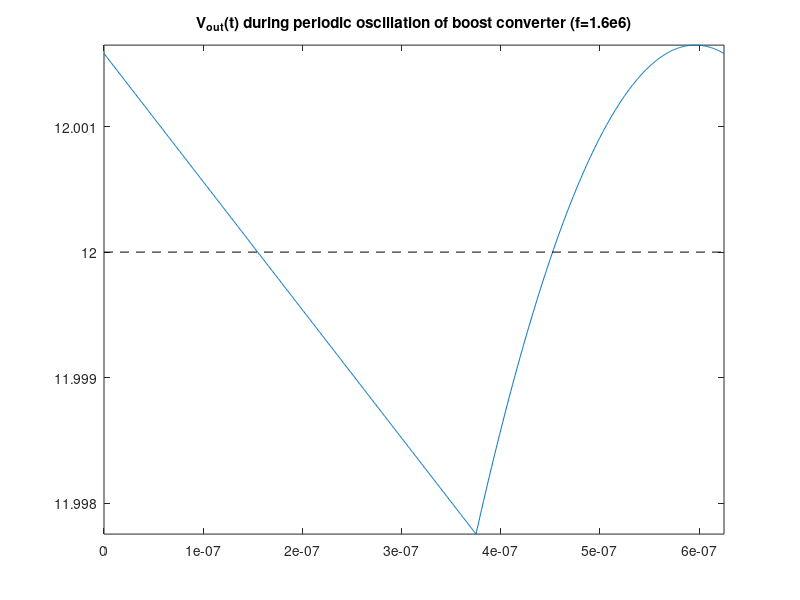
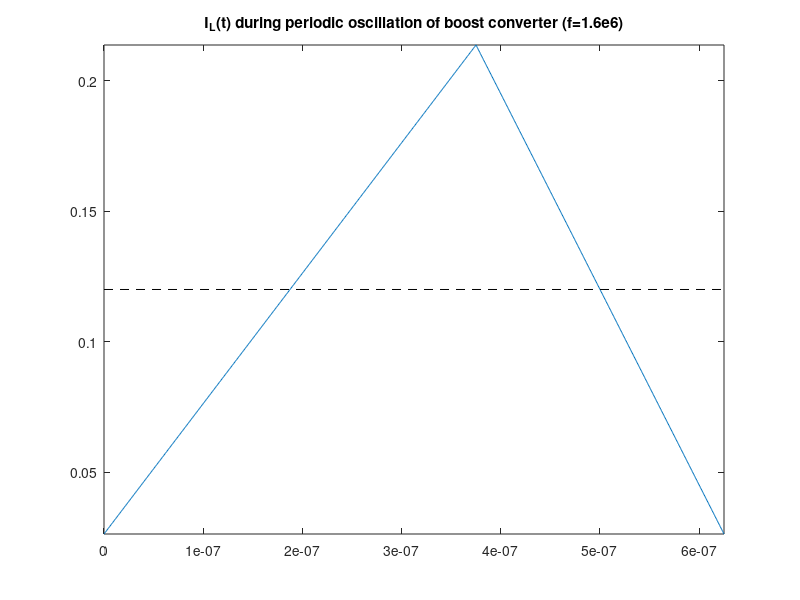
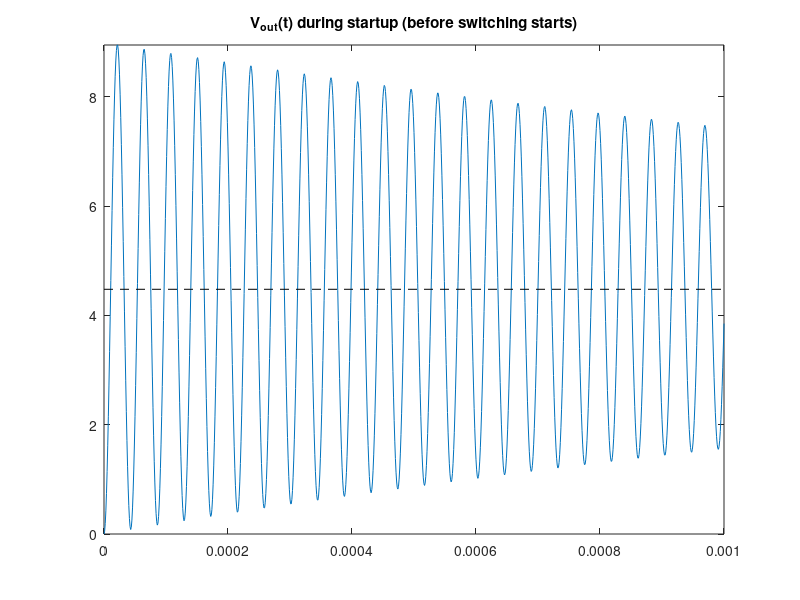
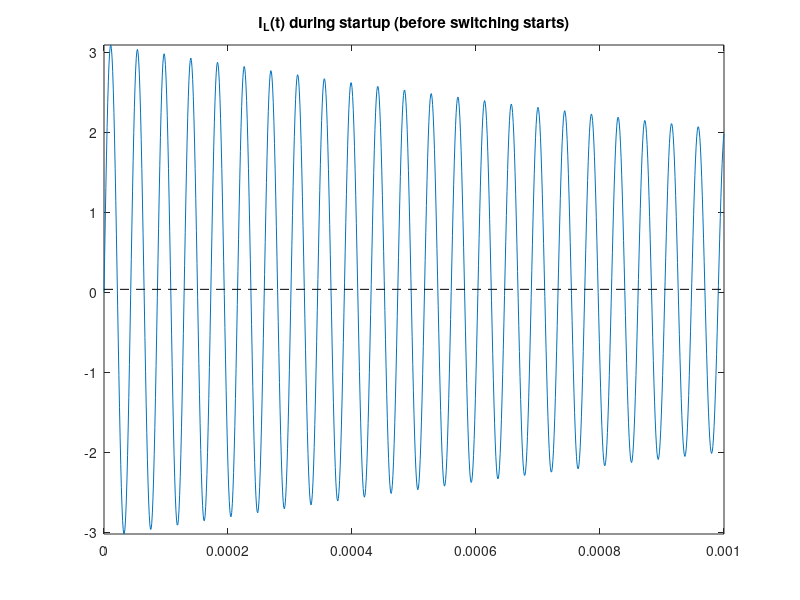

Reproduce these figures in MATLAB, in order.
% script RR_Boost
% Solves the basic equations of a boost converter.
% Renaissance Robotics codebase, Chapter 10, https://github.com/tbewley/RR
% Copyright 2023 by Thomas Bewley, distributed under Modified BSD License.

% Solve for the initial conditions of the periodic cycle.  Note that problem is linear!
clear; Vs=5; Vd=0.5; L=10e-6; C=4.7e-6; R=250; f=1.6e6; D=0.600016
sigma=1/(2*R*C); omega_n=1/sqrt(L*C); zeta=sigma/omega_n; omega_d=omega_n*sqrt(1-zeta^2);
v0=Vs-Vd; hA=D/f; hB=(1-D)/f; c1=cos(omega_d*hB); s1=sin(omega_d*hB);
A0=[1/R-C*sigma C*omega_d;-C*omega_d 1/R-C*sigma];
A1=[exp(-hA/(R*C)) 0; 0 1];                      b1=[0; Vs*hA/L];
A2=-([1 0;0 0]+[0 0;1 0]*A0);                    b2=[v0; v0/R];
A3=-exp(-sigma*hB)*([c1 s1;0 0]+[0 0;c1 s1]*A0); b3=b2;
sol=inv([eye(2)-A3*inv(A2)*A1])*(A3*inv(A2)*(b1-b2)+b3); VoutA=sol(1), ILA=sol(2)

% Plot the periodic cycle.
v0=Vs-Vd; i0=v0/R;
sol1=inv(A3)*(sol-b3); vc=sol1(1); vs=sol1(2);
sol2=A0*sol1;          ic=sol2(1); is=sol2(2);
tA=0; tB=D/f; tC=1/f; N=1000; t=0:tC/N:tC;
for i=1:N+1
	if t(i)<tB
		Vout(i)=VoutA*exp(-t(i)/(R*C));
		IL(i)  =ILA + t(i)*Vs/L;
	else
		tau=t(i)-tB;
		Vout(i)=v0-exp(-sigma*tau)*(vc*cos(omega_d*tau)+vs*sin(omega_d*tau));
		IL(i)  =i0-exp(-sigma*tau)*(ic*cos(omega_d*tau)+is*sin(omega_d*tau));
	end
end
figure(1); clf; plot(t,Vout); axis([0 tC min(Vout) max(Vout)]); hold on
   Vmean=sum(Vout(1:N))/N, plot([0 tC],[Vmean Vmean],'k--');
   title('V_{out}(t) during periodic oscillation of boost converter (f=1.6e6)');
   % print -depsc boost_V.eps
figure(2); clf; plot(t,IL);   axis([0 tC min(IL) max(IL)]);  hold on
   Imean=sum(IL(1:N))/N, plot([0 tC],[Imean Imean],'k--');
   title('I_{L}(t) during periodic oscillation of boost converter (f=1.6e6)');
   % print -depsc boost_I.eps
Imean_approx=(Vmean/R)/(1-D)

% Also, plot the "startup" phase (homogeneous ICs, before switching starts).
v0=Vs-Vd; vc=v0; vs=v0*zeta/sqrt(1-zeta^2); i0=v0/R;  
sol=A0*[vc; vs]; ic=sol(1); is=sol(2);
t_max=1e-3; N=1000; t=0:t_max/N:t_max;
for i=1:N+1
	Vout(i)=v0-exp(-sigma*t(i))*(vc*cos(omega_d*t(i))+vs*sin(omega_d*t(i)));
	IL(i)  =i0-exp(-sigma*t(i))*(ic*cos(omega_d*t(i))+is*sin(omega_d*t(i)));
end
figure(3); clf; plot(t,Vout); axis([0 t_max min(Vout) max(Vout)]); hold on
   Vmean=sum(Vout(1:N))/N, plot([0 t_max],[Vmean Vmean],'k--');
   title('V_{out}(t) during startup (before switching starts)');
   % print -depsc boost_V_startup.eps
figure(4); clf; plot(t,IL);   axis([0 t_max min(IL) max(IL)]);  hold on
   Imean=sum(IL(1:N))/N, plot([0 t_max],[Imean Imean],'k--');
   title('I_{L}(t) during startup (before switching starts)'); 
   % print -depsc boost_I_startup.eps
